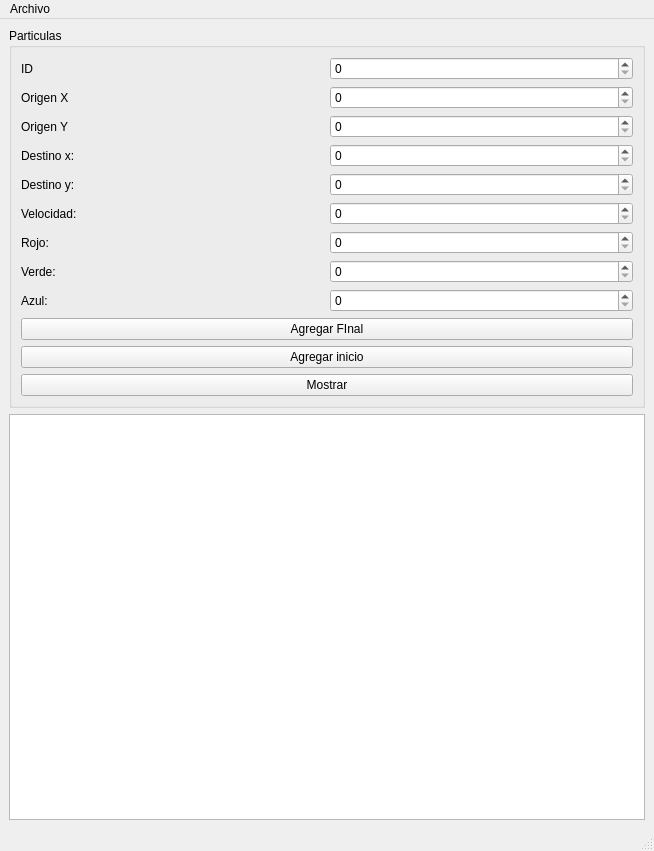
<?xml version="1.0" encoding="UTF-8"?>
<ui version="4.0">
 <class>MainWindow</class>
 <widget class="QMainWindow" name="MainWindow">
  <property name="geometry">
   <rect>
    <x>0</x>
    <y>0</y>
    <width>654</width>
    <height>851</height>
   </rect>
  </property>
  <property name="windowTitle">
   <string>MainWindow</string>
  </property>
  <property name="layoutDirection">
   <enum>Qt::LeftToRight</enum>
  </property>
  <widget class="QWidget" name="centralwidget">
   <layout class="QGridLayout" name="gridLayout_2">
    <item row="0" column="0">
     <widget class="QGroupBox" name="groupBox">
      <property name="title">
       <string>Particulas</string>
      </property>
      <layout class="QGridLayout" name="gridLayout">
       <item row="7" column="0">
        <widget class="QLabel" name="label_7">
         <property name="text">
          <string>Origen Y</string>
         </property>
        </widget>
       </item>
       <item row="17" column="0" colspan="2">
        <widget class="QPushButton" name="Agre_Final_buttom">
         <property name="text">
          <string>Agregar FInal</string>
         </property>
        </widget>
       </item>
       <item row="6" column="0">
        <widget class="QLabel" name="label_8">
         <property name="text">
          <string>Origen X</string>
         </property>
        </widget>
       </item>
       <item row="11" column="1">
        <widget class="QSpinBox" name="Red_spinBox"/>
       </item>
       <item row="10" column="1">
        <widget class="QSpinBox" name="Velocidad_spinBox"/>
       </item>
       <item row="19" column="0" colspan="2">
        <widget class="QPushButton" name="Mostrar_buttom">
         <property name="text">
          <string>Mostrar</string>
         </property>
        </widget>
       </item>
       <item row="8" column="0">
        <widget class="QLabel" name="label">
         <property name="text">
          <string>Destino x: </string>
         </property>
        </widget>
       </item>
       <item row="9" column="1">
        <widget class="QSpinBox" name="DestinoY_spinBox"/>
       </item>
       <item row="18" column="0" colspan="2">
        <widget class="QPushButton" name="Agre_Inicio_Buttom">
         <property name="text">
          <string>Agregar inicio</string>
         </property>
        </widget>
       </item>
       <item row="12" column="0">
        <widget class="QLabel" name="label_5">
         <property name="text">
          <string>Verde:</string>
         </property>
        </widget>
       </item>
       <item row="10" column="0">
        <widget class="QLabel" name="label_3">
         <property name="text">
          <string>Velocidad:</string>
         </property>
        </widget>
       </item>
       <item row="2" column="0">
        <widget class="QLabel" name="label_9">
         <property name="text">
          <string>ID</string>
         </property>
        </widget>
       </item>
       <item row="13" column="0">
        <widget class="QLabel" name="label_6">
         <property name="text">
          <string>Azul:</string>
         </property>
        </widget>
       </item>
       <item row="13" column="1">
        <widget class="QSpinBox" name="Blue_spinBox"/>
       </item>
       <item row="7" column="1">
        <widget class="QSpinBox" name="OrigenY_spinBox"/>
       </item>
       <item row="11" column="0">
        <widget class="QLabel" name="label_4">
         <property name="text">
          <string>Rojo:</string>
         </property>
        </widget>
       </item>
       <item row="9" column="0">
        <widget class="QLabel" name="label_2">
         <property name="text">
          <string>Destino y:</string>
         </property>
        </widget>
       </item>
       <item row="12" column="1">
        <widget class="QSpinBox" name="Green_spinBox"/>
       </item>
       <item row="8" column="1">
        <widget class="QSpinBox" name="DestinoX_spinBox"/>
       </item>
       <item row="6" column="1">
        <widget class="QSpinBox" name="OrigenX_spinBox"/>
       </item>
       <item row="2" column="1">
        <widget class="QSpinBox" name="Id_spinBox">
         <property name="cursor">
          <cursorShape>IBeamCursor</cursorShape>
         </property>
         <property name="layoutDirection">
          <enum>Qt::LeftToRight</enum>
         </property>
        </widget>
       </item>
      </layout>
     </widget>
    </item>
    <item row="1" column="0">
     <widget class="QPlainTextEdit" name="salida"/>
    </item>
   </layout>
  </widget>
  <widget class="QMenuBar" name="menubar">
   <property name="geometry">
    <rect>
     <x>0</x>
     <y>0</y>
     <width>654</width>
     <height>22</height>
    </rect>
   </property>
   <widget class="QMenu" name="menuArchivo">
    <property name="title">
     <string>Archivo</string>
    </property>
    <addaction name="separator"/>
    <addaction name="actionAbrir"/>
    <addaction name="actionGuardar"/>
   </widget>
   <addaction name="menuArchivo"/>
  </widget>
  <widget class="QStatusBar" name="statusbar"/>
  <action name="actionAbrir">
   <property name="text">
    <string>Abrir</string>
   </property>
   <property name="shortcut">
    <string>Ctrl+O</string>
   </property>
  </action>
  <action name="actionGuardar">
   <property name="text">
    <string>Guardar</string>
   </property>
   <property name="shortcut">
    <string>Ctrl+D</string>
   </property>
  </action>
 </widget>
 <resources/>
 <connections/>
</ui>
